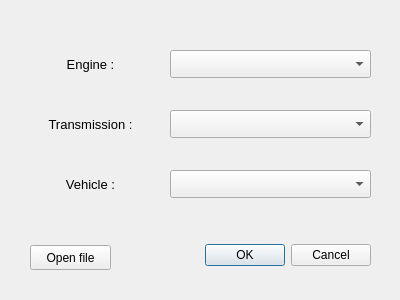
<?xml version="1.0" encoding="UTF-8"?>
<ui version="4.0">
 <class>SelectingDialog</class>
 <widget class="QDialog" name="SelectingDialog">
  <property name="geometry">
   <rect>
    <x>0</x>
    <y>0</y>
    <width>400</width>
    <height>300</height>
   </rect>
  </property>
  <property name="windowTitle">
   <string>Dialog</string>
  </property>
  <widget class="QDialogButtonBox" name="buttonBox">
   <property name="geometry">
    <rect>
     <x>200</x>
     <y>240</y>
     <width>171</width>
     <height>31</height>
    </rect>
   </property>
   <property name="orientation">
    <enum>Qt::Horizontal</enum>
   </property>
   <property name="standardButtons">
    <set>QDialogButtonBox::Cancel|QDialogButtonBox::Ok</set>
   </property>
  </widget>
  <widget class="QComboBox" name="engine_selector">
   <property name="geometry">
    <rect>
     <x>170</x>
     <y>50</y>
     <width>201</width>
     <height>28</height>
    </rect>
   </property>
   <property name="font">
    <font>
     <pointsize>10</pointsize>
    </font>
   </property>
  </widget>
  <widget class="QComboBox" name="transmission_selector">
   <property name="geometry">
    <rect>
     <x>170</x>
     <y>110</y>
     <width>201</width>
     <height>28</height>
    </rect>
   </property>
   <property name="font">
    <font>
     <pointsize>10</pointsize>
    </font>
   </property>
  </widget>
  <widget class="QComboBox" name="vehicle_selector">
   <property name="geometry">
    <rect>
     <x>170</x>
     <y>170</y>
     <width>201</width>
     <height>28</height>
    </rect>
   </property>
   <property name="font">
    <font>
     <pointsize>10</pointsize>
    </font>
   </property>
  </widget>
  <widget class="QLabel" name="engine_label">
   <property name="geometry">
    <rect>
     <x>30</x>
     <y>50</y>
     <width>121</width>
     <height>28</height>
    </rect>
   </property>
   <property name="font">
    <font>
     <pointsize>10</pointsize>
     <underline>false</underline>
     <strikeout>false</strikeout>
     <kerning>true</kerning>
    </font>
   </property>
   <property name="text">
    <string>Engine :</string>
   </property>
   <property name="alignment">
    <set>Qt::AlignCenter</set>
   </property>
  </widget>
  <widget class="QLabel" name="transmission_label">
   <property name="geometry">
    <rect>
     <x>30</x>
     <y>110</y>
     <width>121</width>
     <height>28</height>
    </rect>
   </property>
   <property name="font">
    <font>
     <pointsize>10</pointsize>
    </font>
   </property>
   <property name="text">
    <string>Transmission :</string>
   </property>
   <property name="alignment">
    <set>Qt::AlignCenter</set>
   </property>
  </widget>
  <widget class="QLabel" name="vehicle_label">
   <property name="geometry">
    <rect>
     <x>30</x>
     <y>170</y>
     <width>121</width>
     <height>28</height>
    </rect>
   </property>
   <property name="font">
    <font>
     <pointsize>10</pointsize>
    </font>
   </property>
   <property name="text">
    <string>Vehicle :</string>
   </property>
   <property name="alignment">
    <set>Qt::AlignCenter</set>
   </property>
  </widget>
  <widget class="QPushButton" name="open_button">
   <property name="geometry">
    <rect>
     <x>30</x>
     <y>245</y>
     <width>81</width>
     <height>25</height>
    </rect>
   </property>
   <property name="sizePolicy">
    <sizepolicy hsizetype="Fixed" vsizetype="Fixed">
     <horstretch>0</horstretch>
     <verstretch>0</verstretch>
    </sizepolicy>
   </property>
   <property name="text">
    <string>Open file</string>
   </property>
  </widget>
 </widget>
 <resources/>
 <connections>
  <connection>
   <sender>buttonBox</sender>
   <signal>accepted()</signal>
   <receiver>SelectingDialog</receiver>
   <slot>accept()</slot>
   <hints>
    <hint type="sourcelabel">
     <x>248</x>
     <y>254</y>
    </hint>
    <hint type="destinationlabel">
     <x>157</x>
     <y>274</y>
    </hint>
   </hints>
  </connection>
  <connection>
   <sender>buttonBox</sender>
   <signal>rejected()</signal>
   <receiver>SelectingDialog</receiver>
   <slot>reject()</slot>
   <hints>
    <hint type="sourcelabel">
     <x>316</x>
     <y>260</y>
    </hint>
    <hint type="destinationlabel">
     <x>286</x>
     <y>274</y>
    </hint>
   </hints>
  </connection>
 </connections>
</ui>
